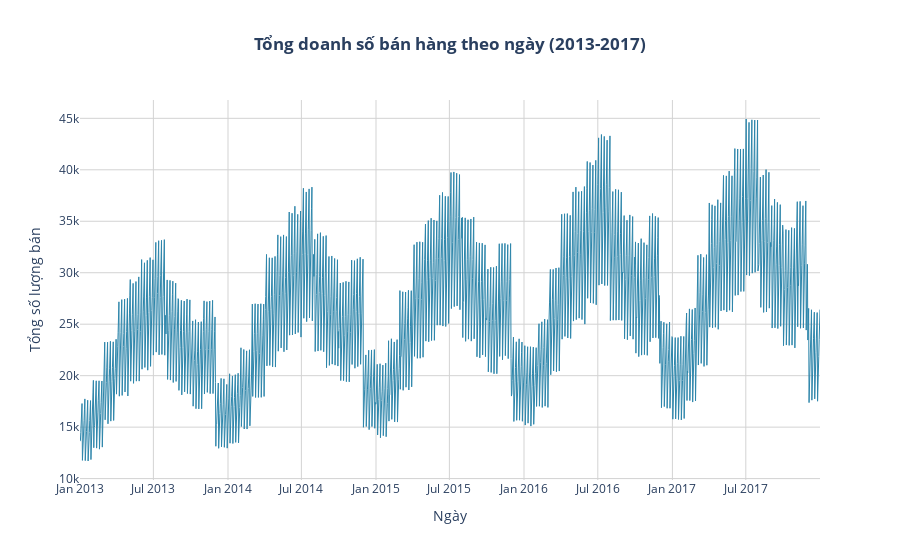

Notebook code for this chart:
### Markdown cell above
### 4.2. Xu hướng doanh số tổng theo thời gian

Biểu đồ dưới đây thể hiện tổng doanh số bán hàng của tất cả cửa hàng theo thời gian. Qua đó có thể quan sát:
- **Trend:** Doanh số có xu hướng tăng/giảm không?
- **Seasonality:** Có pattern lặp lại theo năm không?

### Code cell
# Biểu đồ tổng doanh số theo ngày
daily_sales_sc = go.Scatter(
    x=daily_sales['date'], 
    y=daily_sales['sales'],
    mode='lines',
    name='Daily Sales',
    line=dict(color='#2E86AB', width=1)
)

layout = go.Layout(
    title=dict(text='<b>Tổng doanh số bán hàng theo ngày (2013-2017)</b>', x=0.5),
    xaxis=dict(title='Ngày', showgrid=True, gridcolor='lightgray'),
    yaxis=dict(title='Tổng số lượng bán', showgrid=True, gridcolor='lightgray'),
    template='plotly_white',
    hovermode='x unified'
)

fig = go.Figure(data=[daily_sales_sc], layout=layout)
iplot(fig)

### Figure 1 — Plotly figure (JSON) as saved in the notebook; plotly's stock layout.template omitted (floating-point values rounded to 4 significant figures; data arrays with more than 128 entries replaced by an {"elided": "..."} marker saying what was removed)
{"data": [{"line": {"color": "#2E86AB", "width": 1}, "mode": "lines", "name": "Daily Sales", "x": {"elided": "1826 str values"}, "y": {"elided": "1826 int values"}, "type": "scatter"}], "layout": {"hovermode": "x unified", "title": {"text": "<b>Tổng doanh số bán hàng theo ngày (2013-2017)</b>", "x": 0.5}, "xaxis": {"gridcolor": "lightgray", "showgrid": true, "title": {"text": "Ngày"}}, "yaxis": {"gridcolor": "lightgray", "showgrid": true, "title": {"text": "Tổng số lượng bán"}}}}
